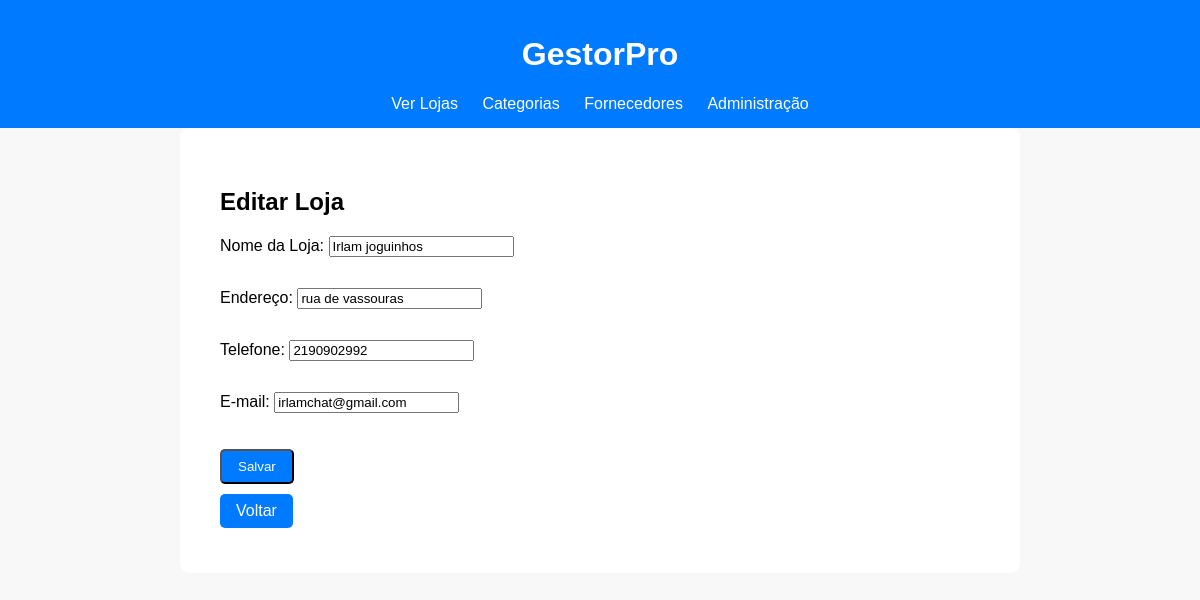
Screenshot of /lojas/editar/3/ (signed in) with the database file from the repository.
### loja_app/models.py (models this page shows, shortened)
class Loja(models.Model):
    nome = models.CharField(max_length=100, verbose_name="Nome da Loja")
    endereco = models.CharField(max_length=200, verbose_name="Endereço")
    telefone = models.CharField(max_length=15, verbose_name="Telefone", blank=True, null=True)
    email = models.EmailField(verbose_name="E-mail", blank=True, null=True)

### loja_app/views.py (the view)
# urls.py: path('lojas/editar/<int:id>/', views.editar_loja, name='editar_loja'),
@staff_member_required
def editar_loja(request, id):
    loja = get_object_or_404(Loja, id=id)
    if request.method == 'POST':
        form = LojaForm(request.POST, instance=loja)
        if form.is_valid():
            form.save()
            return redirect('lista_lojas')
    else:
        form = LojaForm(instance=loja)
    return render(request, 'loja_app/loja_form.html', {'form': form})

### loja_app/forms.py
class LojaForm(forms.ModelForm):
    class Meta:
        model = Loja
        fields = ['nome', 'endereco', 'telefone', 'email']

### loja_app/templates/loja_app/loja_form.html (shortened to what this page needs)
{% extends 'loja_app/base.html' %}
{% load static %}
{% block extra_css %}
    <link rel="stylesheet" href="{% static 'loja_app/css/loja_form.css' %}">
{% endblock %}
{% block content %}
    <div class="form-container">
        <h2>{% if form.instance.pk %}Editar Loja{% else %}Cadastrar Loja{% endif %}</h2>
        <form method="post" class="formulario">
            {{ form.as_p }}
            <button type="submit" class="botao">Salvar</button>
        </form>
        <a href="{% url 'lista_lojas' %}" class="botao">Voltar</a>
    </div>
{% endblock %}

### loja_app/static/loja_app/css/base.css (style rules this page uses)
body { font-family: Arial, sans-serif; margin: 0; background-color: #f8f8f8; }
.botao { align-items: center; display: inline-block; background-color: #007bff; color: white; padding: 8px 16px; text-decoration: none; border-radius: 5px; margin: 5px 0; }

### loja_app/static/loja_app/css/loja_form.css (style rules this page uses)
.form-container { background-color: #fff; padding: 20px; border-radius: 8px; }
.formulario input, .formulario select { margin-bottom: 15px; }

### rows the page displays
Loja: nome "Irlam joguinhos", endereco "rua de vassouras", telefone "2190902992", email "irlamchat@gmail.com"
